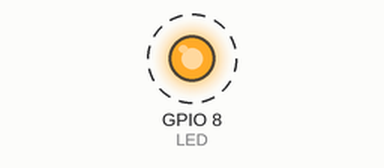
A program run on a simulated ESP32-C3. Parts: output pins drawn as LEDs (lit = HIGH). Dashed ring = blinking. WiFi joins after 1.5 s; servers stay silent unless stated; not simulated (calls return 0 or success): secrets.h; what the program prints to the serial monitor is not drawn.

Above: at 2.1 s.
Timing chart, 0 to 4.5 s (numbered marks = the images above):
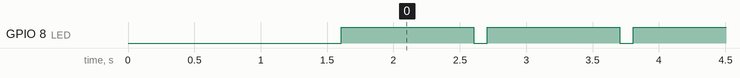

Measured:
- by itself, GPIO 8 (LED): alternates HIGH for 1.0 s and LOW for 0.10 s

The program:

main.cpp
```cpp
#include <Arduino.h>
#include "WiFi.h"
#include "secrets.h"
#define LED 8

void printWifiStatus() {
  Serial.print("SSID: ");
  Serial.println(WiFi.SSID());

  IPAddress ip = WiFi.localIP();
  Serial.print("IP Address: ");
  Serial.println(ip);

  long rssi = WiFi.RSSI();
  Serial.print("signal strength (RSSI):");
  Serial.print(rssi);
  Serial.println(" dBm");
}

void setup() {
    Serial.begin(115200);
     while (!Serial) { }
    pinMode(LED, OUTPUT);
    Serial.print("Attempting to connect to WiFi on SSID ");
    Serial.println(MY_SSID);
    WiFi.useStaticBuffers(true);
    WiFi.mode(WIFI_STA);
    WiFi.begin(MY_SSID, MY_PASSWORD);
    while (WiFi.status() != WL_CONNECTED) {
        delay(500);
        Serial.print(".");
    }

    Serial.println("");
    Serial.println("Connected to WiFi");
    printWifiStatus();
}

void loop() {
    Serial.println("Hello world");
    digitalWrite(LED, LOW);
    delay(100);
    digitalWrite(LED, HIGH);
    delay(1000);
}
```
